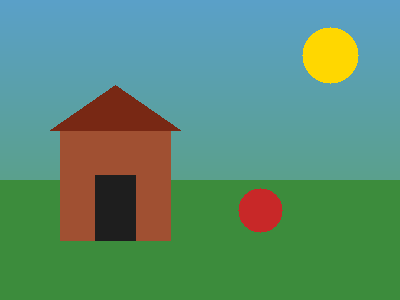
#> input picture 07-computer-vision/assets/test_image.png, 400 x 300 px
$ jupyter execute 02-drawing-text-and-gui-events.ipynb
#> lines starting #> are read from the running program, lines starting #| are printed output that depends on the picture; after the words box and inside, x2 and y2 are one past the last pixel; in counts of white or black regions, pixels touching at a corner belong together
# Drawing, Text and GUI Events

Almost every computer-vision result is communicated by drawing on an image: bounding boxes, labels, keypoints and overlays. This notebook covers the drawing functions, adding text, working with mouse events and trackbars conceptually, and building small interactive-style tools in a headless-safe way.

## Setup

We import OpenCV (`cv2`), NumPy and Matplotlib. In these notebooks images are displayed with Matplotlib so the code runs everywhere, including servers without a screen. The classic OpenCV window functions are explained where they belong, with example code you can run on your own machine.

[cell 1]
import cv2
import numpy as np
import matplotlib.pyplot as plt

print("OpenCV version:", cv2.__version__)

def show(image, title="", cmap=None):
    """Display a BGR (or single-channel) image with matplotlib - works in any environment."""
    if len(image.shape) == 2:
        plt.imshow(image, cmap=cmap or "gray")
    else:
        plt.imshow(cv2.cvtColor(image, cv2.COLOR_BGR2RGB))
    plt.title(title)
    plt.axis("off")
    plt.show()

## Drawing lines, rectangles and circles

All drawing functions modify the image **in place**. Colours are BGR tuples, thickness is in pixels, and thickness `-1` fills the shape. Rectangles take opposite corners; circles take a centre and radius.

[cell 2]
canvas = np.full((300, 400, 3), 255, np.uint8)
cv2.line(canvas, (20, 30), (380, 30), (255, 0, 0), 3)
cv2.rectangle(canvas, (40, 60), (160, 160), (0, 180, 0), -1)
cv2.rectangle(canvas, (40, 60), (160, 160), (0, 0, 0), 2)
cv2.circle(canvas, (290, 110), 50, (0, 0, 255), -1)
cv2.ellipse(canvas, (200, 240), (70, 30), 0, 0, 360, (255, 0, 255), 2)
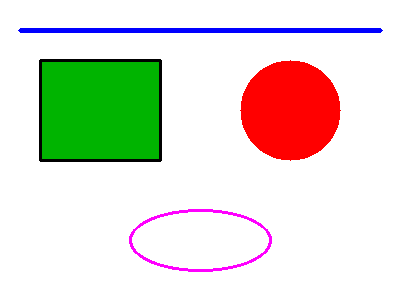
#> canvas: shape (300, 400, 3); mean of channels 0, 1, 2 211.4, 222.5, 224.2; drawn as B, G, R
show(canvas, "Basic shapes")

## Polylines and filled polygons

`cv2.polylines` draws connected points; `cv2.fillPoly` fills them. Points must be an int32 array shaped (N, 1, 2) - the reshape below is the standard pattern.

[cell 3]
canvas2 = np.full((300, 400, 3), 255, np.uint8)
pts = np.array([[200, 40], [300, 160], [250, 260], [150, 260], [100, 160]], np.int32)
cv2.fillPoly(canvas2, [pts.reshape(-1, 1, 2)], (0, 200, 200))
cv2.polylines(canvas2, [pts.reshape(-1, 1, 2)], True, (0, 0, 0), 2)
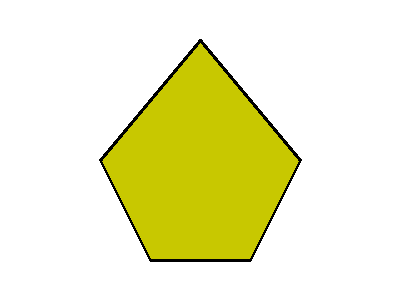
#> canvas2: shape (300, 400, 3); mean of channels 0, 1, 2 195.7, 239.2, 239.2; drawn as B, G, R
show(canvas2, "Filled polygon")

## Adding text with putText

`cv2.putText` draws text at a bottom-left origin. Choose a font such as `FONT_HERSHEY_SIMPLEX`, a scale, colour and thickness. For a label above a box, draw a filled rectangle first and put white text on it - exactly how detection labels are drawn.

[cell 4]
img = cv2.imread("../assets/test_image.png")
#> img is the input picture: shape (300, 400, 3); mean B, G, R 113.2, 140.7, 89.8
cv2.rectangle(img, (55, 105), (215, 130), (0, 0, 0), -1)
cv2.putText(img, "house 0.98", (60, 124), cv2.FONT_HERSHEY_SIMPLEX, 0.6, (255, 255, 255), 2)
cv2.rectangle(img, (55, 125), (175, 245), (0, 255, 0), 2)
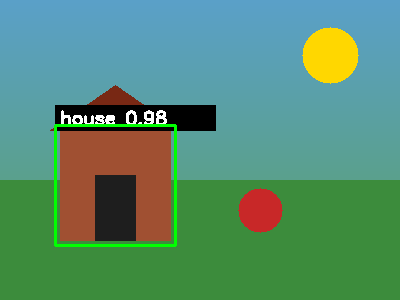
#> img: shape (300, 400, 3); mean B, G, R 111.1, 140.7, 86.8
show(img, "Detection-style label")

## Mouse events - the idea and the callback pattern

On a desktop you register a callback with `cv2.setMouseCallback(window_name, callback)`. The callback receives an event code such as `cv2.EVENT_LBUTTONDOWN` plus x, y coordinates. The pattern below is shown as a function and tested by calling it directly with fake coordinates - the same logic a real mouse click would trigger.

[cell 5]
clicks = []
def on_mouse(event, x, y, flags, param):
#> called with event = 1, x = 50, y = 60, flags = 0
    if event == cv2.EVENT_LBUTTONDOWN:
        clicks.append((x, y))
        cv2.circle(param, (x, y), 6, (0, 0, 255), -1)

board = np.full((200, 300, 3), 255, np.uint8)
on_mouse(cv2.EVENT_LBUTTONDOWN, 50, 60, 0, board)    # simulated click
on_mouse(cv2.EVENT_LBUTTONDOWN, 200, 120, 0, board)  # simulated click
#> call 2 of on_mouse, with event = 1, x = 200, y = 120, flags = 0
#> in on_mouse (call 2), `cv2.circle(param, (x, y), 6, (0, 0, 255), -1)`:
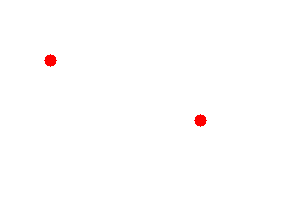
#> param: shape (200, 300, 3); mean of channels 0, 1, 2 254, 254, 255; drawn as B, G, R
print("Recorded clicks:", clicks)
show(board, "Simulated mouse clicks")
# On your own machine:
# cv2.namedWindow("board"); cv2.setMouseCallback("board", on_mouse, board)

## Trackbars - interactive parameter control

Trackbars are sliders attached to a window, created with `cv2.createTrackbar(name, window, value, max, callback)` and read with `cv2.getTrackbarPos`. They are the standard way to tune thresholds live. The headless-safe equivalent is to sweep the parameter in code and view the results side by side, as done here with a threshold value.

[cell 6]
gray = cv2.cvtColor(cv2.imread("../assets/noisy_image.png"), cv2.COLOR_BGR2GRAY)
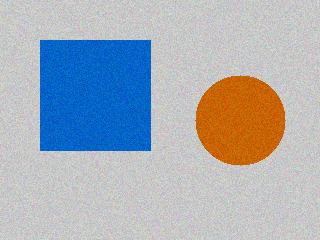
#> input picture 07-computer-vision/assets/noisy_image.png, 320 x 240 px
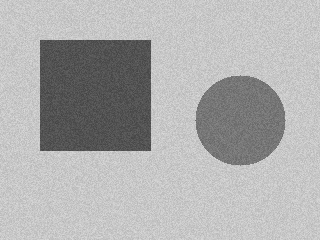
#> gray: shape (240, 320); min 67, max 219, mean 174
fig, axes = plt.subplots(1, 3, figsize=(11, 3))
for ax, t in zip(axes, (80, 140, 200)):
    _, binary = cv2.threshold(gray, t, 255, cv2.THRESH_BINARY)
    ax.imshow(binary, cmap="gray"); ax.set_title(f"threshold = {t}"); ax.axis("off")
#> this loop made 3 passes
#> pass 1, `_, binary = cv2.threshold(gray, t, 255, cv2.THRESH_BINARY)`:
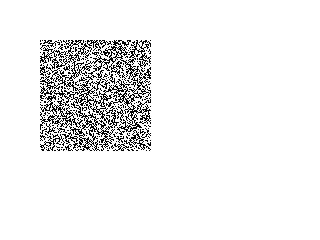
#> binary: shape (240, 320); 93.4% white; black in thin lines or dots, all inside (x1, y1, x2, y2) = (40, 40, 151, 151)
#> pass 3, `_, binary = cv2.threshold(gray, t, 255, cv2.THRESH_BINARY)`:
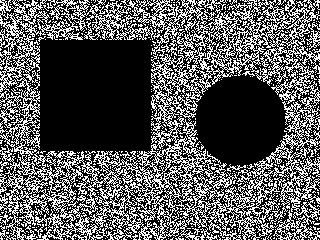
#> binary: shape (240, 320); 34.8% white in thin lines or dots
plt.show()

## Alpha blending and overlays

`cv2.addWeighted(img1, alpha, img2, beta, gamma)` blends two images. It is used for watermark overlays, heatmap overlays and transparent annotations. Both images must have the same size and type.

[cell 7]
base = cv2.imread("../assets/test_image.png")
overlay = base.copy()
cv2.rectangle(overlay, (0, 250), (400, 300), (0, 0, 0), -1)
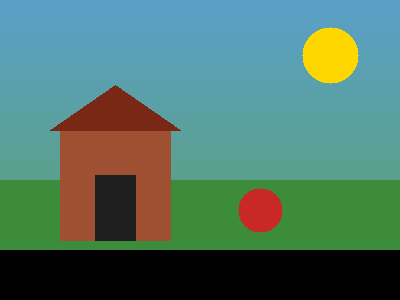
#> overlay: shape (300, 400, 3); 16.67% of pixels changed, all inside (x1, y1, x2, y2) = (0, 250, 400, 300)
blended = cv2.addWeighted(base, 0.6, overlay, 0.4, 0)
cv2.putText(blended, "Blended banner", (110, 285), cv2.FONT_HERSHEY_SIMPLEX, 0.7, (255, 255, 255), 2)
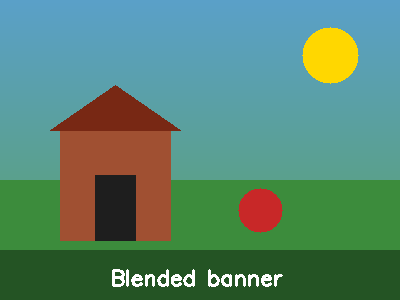
#> blended: shape (300, 400, 3); mean B, G, R 111.5, 133.1, 88.1
show(blended, "Alpha-blended overlay")
